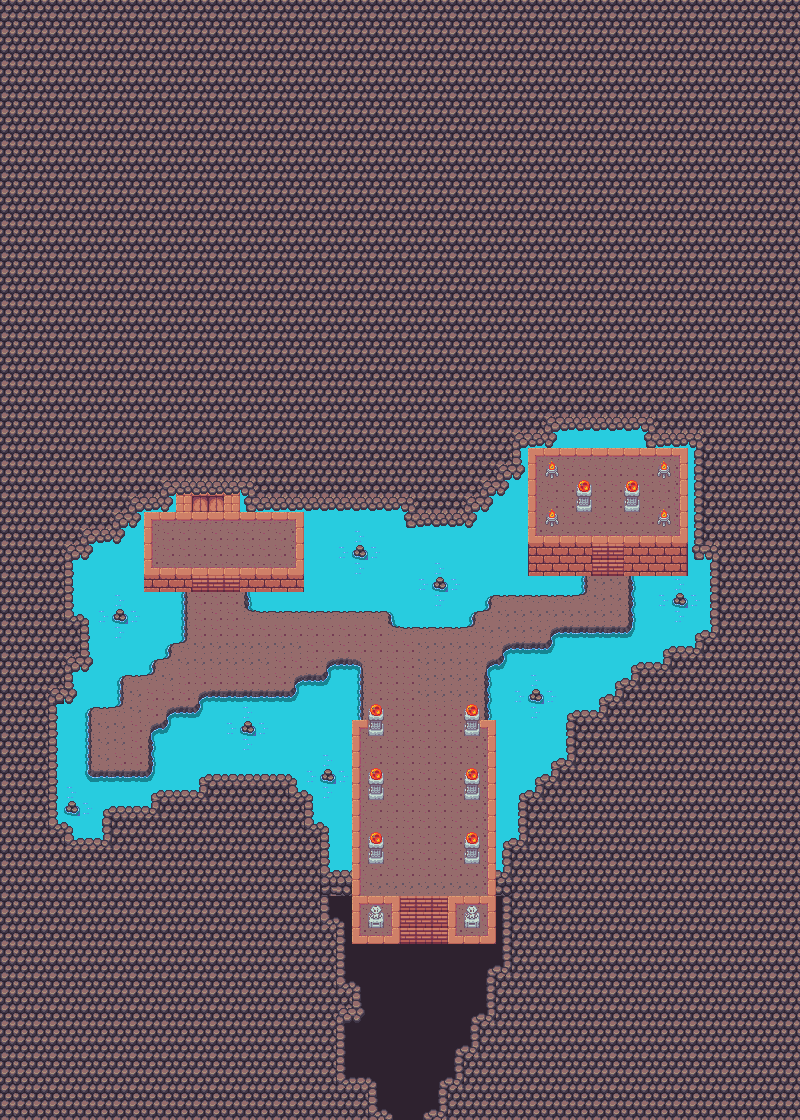

The image is a tile-based game level rendered from a .tmx file. Its description and source (layers, tilesets, objects; grid data summarised) follow:
An orthogonal 50x70 tile map with 16x16 px tiles, 4 tile layers (sol, mur, sol2, divers), 1 hidden layer not drawn.

<map version="1.5" tiledversion="1.7.1" orientation="orthogonal" renderorder="right-down" width="50" height="70" tilewidth="16" tileheight="16" infinite="0" nextlayerid="6" nextobjectid="1">
 <tileset firstgid="1" source="interior.tsx" />
 <layer id="1" name="sol" width="50" height="70">
  <data>[3500 cells, 3500 non-empty, 9 distinct tile ids]</data>
 </layer>
 <layer id="2" name="mur" width="50" height="70">
  <data>[3500 cells, 3500 non-empty, 27 distinct tile ids]</data>
 </layer>
 <layer id="3" name="sol2" width="50" height="70">
  <data>[3500 cells, 520 non-empty, 31 distinct tile ids]</data>
 </layer>
 <layer id="4" name="divers" width="50" height="70">
  <data>[3500 cells, 28 non-empty, 6 distinct tile ids]</data>
 </layer>
 <layer id="5" name="contraintes" width="50" height="70" visible="0">
  <data>[3500 cells, 535 non-empty, 2 distinct tile ids]</data>
 </layer>
</map>
